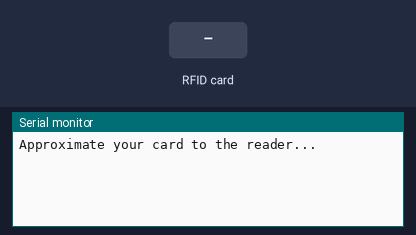
Bench run of a sketch on a simulated Arduino Uno, built with avr-gcc and run on an emulated ATmega328P. Parts: the last lines printed to the serial monitor. The test bench sets the inputs (shaded band).

Above: at 1.2 s.
1.3 s: RFID card B1 15 90 1C held to the reader
At 2.1 s:
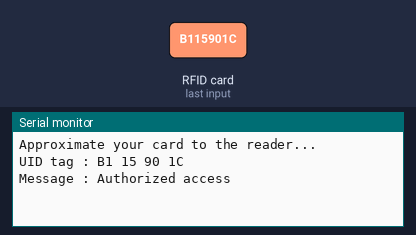
2.8 s: RFID card 5E 7A 19 C4 held to the reader
At 5.7 s:
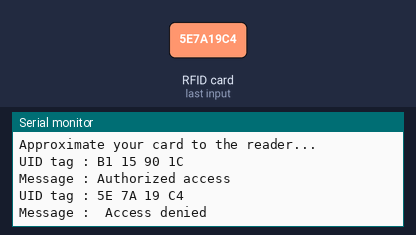

The sketch:

RFID.ino
```cpp
#include <SPI.h>
#include <MFRC522.h>

#define SS_PIN 10
#define RST_PIN 9
MFRC522 mfrc522(SS_PIN, RST_PIN);   // Create MFRC522 instance.
String str;

void setup()
{
  Serial.begin(9600);   // Initiate a serial communication
  SPI.begin();      // Initiate  SPI bus
  mfrc522.PCD_Init();   // Initiate MFRC522
  Serial.println("Approximate your card to the reader...");
  Serial.println();
}

void loop()
{
  // Look for new cards
  if ( ! mfrc522.PICC_IsNewCardPresent()) { return; }
  // Select one of the cards
  if ( ! mfrc522.PICC_ReadCardSerial()) { return; }
  //Show UID on serial monitor
  Serial.print("UID tag :");
  String content= "";
  byte letter;

//  Serial.print(mfrc522.uid.uidByte[0]);
//  Serial.print("|");
//  Serial.println(mfrc522.uid.uidByte[0],HEX);
//  Serial.print(mfrc522.uid.uidByte[1]);
//  Serial.print("|");
//  Serial.println(mfrc522.uid.uidByte[1],HEX);
//  Serial.print(mfrc522.uid.uidByte[2]);
//  Serial.print("|");
//  Serial.println(mfrc522.uid.uidByte[2],HEX);
//  Serial.print(mfrc522.uid.uidByte[3]);
//  Serial.print("|");
//  Serial.println(mfrc522.uid.uidByte[3],HEX);
//  Serial.print(mfrc522.uid.uidByte[4]);
//  Serial.print("|");
//  Serial.println(mfrc522.uid.uidByte[4],HEX);
  for (byte i = 0; i < mfrc522.uid.size; i++)
  {
     Serial.print(mfrc522.uid.uidByte[i] < 0x10 ? " 0" : " ");
     Serial.print(mfrc522.uid.uidByte[i], HEX);
     content.concat(String(mfrc522.uid.uidByte[i] < 0x10 ? " 0" : " "));
     content.concat(String(mfrc522.uid.uidByte[i], HEX));
  }
  Serial.println();
  Serial.print("Message : ");
  content.toUpperCase();

  //change here the UID of the card/cards that you want to give access
  if (content.substring(1) == "B1 15 90 1C")
  {
    Serial.println("Authorized access");
    Serial.println();
    delay(3000);
  }

 else{
    Serial.println(" Access denied");
    delay(3000);
  }
}
```

Measured:
- after the input at 1.3 s, the serial monitor: prints a new line at once (image 1)
- after the input at 2.8 s, the serial monitor: prints a new line after 1.5 s (image 2)
